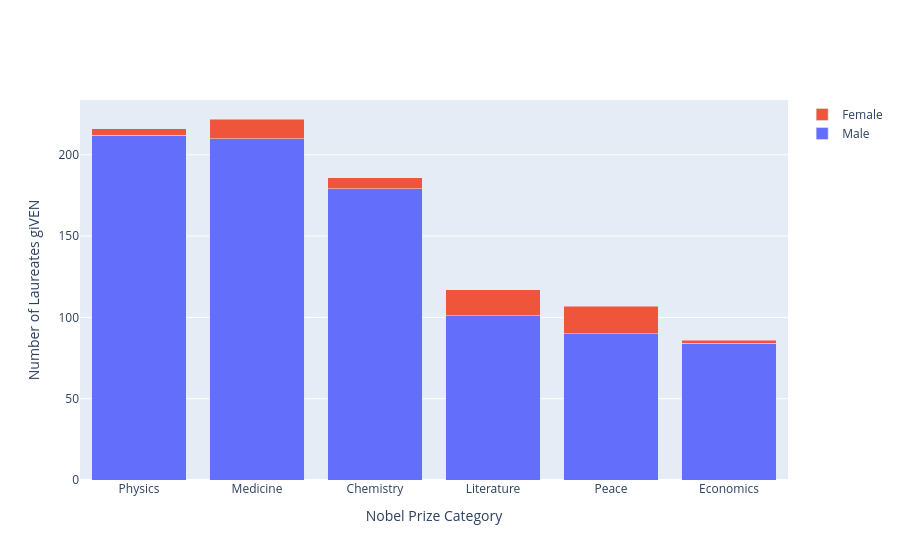

The notebook cell saved with this chart:
### Code cell
#could also do this:
import plotly.graph_objects as go
male_cat = df_data.query('@df_data.sex == "Male"')['category'].value_counts()
female_cat = df_data.query('@df_data.sex == "Female"')['category'].value_counts()
fig = go.Figure(
    data=[
          go.Bar(name='Male', x=male_cat.index, y=male_cat.values),
          go.Bar(name='Female', x=female_cat.index, y=female_cat.values)
    ])
fig.update_layout(barmode='stack', xaxis_title="Nobel Prize Category", yaxis_title="Number of Laureates giVEN")
fig.show()

### Figure 1 — Plotly figure (JSON) as saved in the notebook; plotly's stock layout.template omitted (floating-point values rounded to 4 significant figures)
{"data": [{"name": "Male", "type": "bar", "x": ["Physics", "Medicine", "Chemistry", "Literature", "Peace", "Economics"], "y": [212, 210, 179, 101, 90, 84]}, {"name": "Female", "type": "bar", "x": ["Peace", "Literature", "Medicine", "Chemistry", "Physics", "Economics"], "y": [17, 16, 12, 7, 4, 2]}], "layout": {"barmode": "stack", "xaxis": {"title": {"text": "Nobel Prize Category"}}, "yaxis": {"title": {"text": "Number of Laureates giVEN"}}}}
